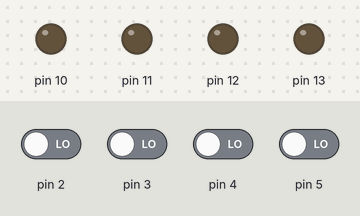
The sketch below on a simulated Arduino Uno, built with avr-gcc and run on an emulated ATmega328P. Shown: output pins drawn as LEDs (lit = HIGH). The inputs (shaded band) are chosen by the test bench; at power-on: pin 2–5 LOW.

Above: at 1.2 s.
1.3 s: pin 2 driven HIGH
At 1.7 s:
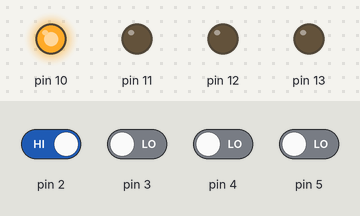
2.8 s: pin 3 driven HIGH
At 4.0 s:
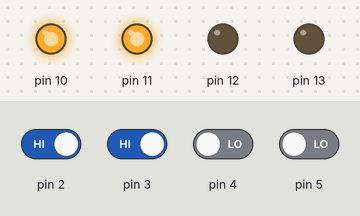
4.3 s: pin 4 driven HIGH
At 5.1 s:
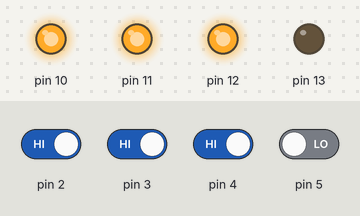
5.8 s: pin 5 driven HIGH
At 6.3 s:
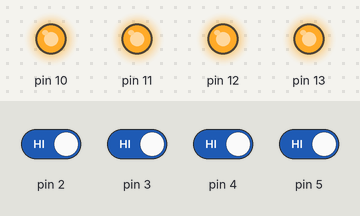
7.3 s: pin 2 driven LOW
At 8.5 s:
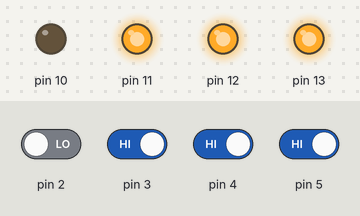
8.8 s: pin 3 driven LOW
At 9.8 s:
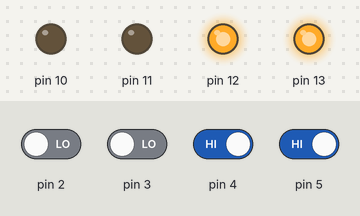
Timing chart, 0 to 11.3 s (numbered marks = the images above; inputs shaded):
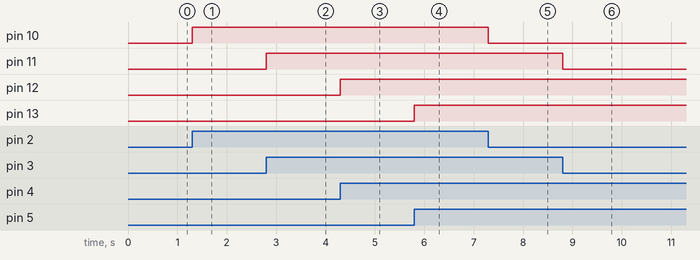

The sketch:

swleda.ino
```cpp
void setup() {
  pinMode(10,OUTPUT);
  pinMode(2,INPUT);
  pinMode(11,OUTPUT);
  pinMode(3,INPUT);
  pinMode(12,OUTPUT);
  pinMode(4,INPUT);
  pinMode(13,OUTPUT);
  pinMode(5,INPUT);


}

void loop() {
  unsigned char a,b,c,d;
  a= digitalRead(2);
  b= digitalRead(3);
  c= digitalRead(4);
  d= digitalRead(5);
  digitalWrite(10,a);
  digitalWrite(11,b);
  digitalWrite(12,c);
  digitalWrite(13,d);
}
```

Measured:
- after the input at 1.3 s, pin 10: LOW → HIGH at once
- after the input at 2.8 s, pin 11: LOW → HIGH at once
- after the input at 4.3 s, pin 12: LOW → HIGH at once
- after the input at 5.8 s, pin 13: LOW → HIGH at once
- after the input at 7.3 s, pin 10: HIGH → LOW at once
- after the input at 8.8 s, pin 11: HIGH → LOW at once
